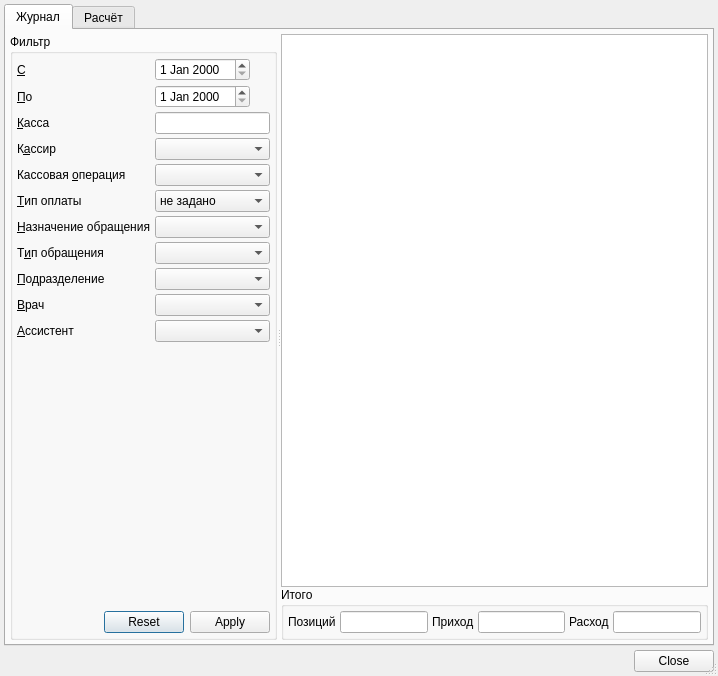
<?xml version="1.0" encoding="UTF-8"?>
<ui version="4.0">
 <class>CashBookDialog</class>
 <widget class="QDialog" name="CashBookDialog">
  <property name="geometry">
   <rect>
    <x>0</x>
    <y>0</y>
    <width>718</width>
    <height>676</height>
   </rect>
  </property>
  <property name="windowTitle">
   <string>Журнал кассовых операций</string>
  </property>
  <property name="sizeGripEnabled">
   <bool>true</bool>
  </property>
  <layout class="QVBoxLayout" name="verticalLayout_2">
   <property name="spacing">
    <number>4</number>
   </property>
   <property name="margin">
    <number>4</number>
   </property>
   <item>
    <widget class="QTabWidget" name="tabWidget">
     <property name="currentIndex">
      <number>0</number>
     </property>
     <widget class="QWidget" name="tabBook">
      <attribute name="title">
       <string>Журнал</string>
      </attribute>
      <layout class="QGridLayout" name="gridLayout_2">
       <property name="margin">
        <number>4</number>
       </property>
       <property name="spacing">
        <number>4</number>
       </property>
       <item row="0" column="0">
        <widget class="QSplitter" name="splitterBook">
         <property name="orientation">
          <enum>Qt::Horizontal</enum>
         </property>
         <property name="childrenCollapsible">
          <bool>false</bool>
         </property>
         <widget class="QGroupBox" name="grpBookFilter">
          <property name="title">
           <string>Фильтр</string>
          </property>
          <layout class="QGridLayout" name="gridLayout">
           <property name="margin">
            <number>4</number>
           </property>
           <property name="spacing">
            <number>4</number>
           </property>
           <item row="9" column="1">
            <widget class="COrgStructureComboBox" name="cmbFilterOrgStructure">
             <property name="sizePolicy">
              <sizepolicy hsizetype="Expanding" vsizetype="Fixed">
               <horstretch>0</horstretch>
               <verstretch>0</verstretch>
              </sizepolicy>
             </property>
            </widget>
           </item>
           <item row="0" column="0">
            <widget class="QLabel" name="lblFilterBegDate">
             <property name="sizePolicy">
              <sizepolicy hsizetype="Fixed" vsizetype="Preferred">
               <horstretch>0</horstretch>
               <verstretch>0</verstretch>
              </sizepolicy>
             </property>
             <property name="text">
              <string>&amp;С</string>
             </property>
             <property name="buddy">
              <cstring>edtFilterBegDate</cstring>
             </property>
            </widget>
           </item>
           <item row="0" column="1">
            <widget class="CDateEdit" name="edtFilterBegDate">
             <property name="sizePolicy">
              <sizepolicy hsizetype="Maximum" vsizetype="Fixed">
               <horstretch>0</horstretch>
               <verstretch>0</verstretch>
              </sizepolicy>
             </property>
            </widget>
           </item>
           <item row="1" column="0">
            <widget class="QLabel" name="lblFilterEndDate">
             <property name="sizePolicy">
              <sizepolicy hsizetype="Fixed" vsizetype="Preferred">
               <horstretch>0</horstretch>
               <verstretch>0</verstretch>
              </sizepolicy>
             </property>
             <property name="text">
              <string>&amp;По</string>
             </property>
             <property name="buddy">
              <cstring>edtFilterEndDate</cstring>
             </property>
            </widget>
           </item>
           <item row="1" column="1">
            <widget class="CDateEdit" name="edtFilterEndDate">
             <property name="sizePolicy">
              <sizepolicy hsizetype="Maximum" vsizetype="Fixed">
               <horstretch>0</horstretch>
               <verstretch>0</verstretch>
              </sizepolicy>
             </property>
            </widget>
           </item>
           <item row="2" column="0">
            <widget class="QLabel" name="lblFilterCashBox">
             <property name="text">
              <string>&amp;Касса</string>
             </property>
             <property name="buddy">
              <cstring>edtFilterCashBox</cstring>
             </property>
            </widget>
           </item>
           <item row="2" column="1">
            <widget class="QLineEdit" name="edtFilterCashBox">
             <property name="sizePolicy">
              <sizepolicy hsizetype="Minimum" vsizetype="Fixed">
               <horstretch>0</horstretch>
               <verstretch>0</verstretch>
              </sizepolicy>
             </property>
            </widget>
           </item>
           <item row="3" column="0">
            <widget class="QLabel" name="lblFilterCashKeeper">
             <property name="text">
              <string>К&amp;ассир</string>
             </property>
             <property name="buddy">
              <cstring>cmbFilterCashKeeper</cstring>
             </property>
            </widget>
           </item>
           <item row="3" column="1">
            <widget class="CPersonComboBoxEx" name="cmbFilterCashKeeper">
             <property name="sizePolicy">
              <sizepolicy hsizetype="Expanding" vsizetype="Fixed">
               <horstretch>0</horstretch>
               <verstretch>0</verstretch>
              </sizepolicy>
             </property>
            </widget>
           </item>
           <item row="4" column="0">
            <widget class="QLabel" name="lblFilterCashOperation">
             <property name="text">
              <string>Кассовая &amp;операция</string>
             </property>
             <property name="buddy">
              <cstring>cmbFilterCashOperation</cstring>
             </property>
            </widget>
           </item>
           <item row="4" column="1">
            <widget class="CRBComboBox" name="cmbFilterCashOperation">
             <property name="sizePolicy">
              <sizepolicy hsizetype="Expanding" vsizetype="Fixed">
               <horstretch>0</horstretch>
               <verstretch>0</verstretch>
              </sizepolicy>
             </property>
            </widget>
           </item>
           <item row="6" column="0">
            <widget class="QLabel" name="lblFilterEventPurpose">
             <property name="text">
              <string>&amp;Назначение обращения</string>
             </property>
             <property name="buddy">
              <cstring>cmbFilterEventPurpose</cstring>
             </property>
            </widget>
           </item>
           <item row="6" column="1">
            <widget class="CRBComboBox" name="cmbFilterEventPurpose">
             <property name="sizePolicy">
              <sizepolicy hsizetype="Expanding" vsizetype="Fixed">
               <horstretch>0</horstretch>
               <verstretch>0</verstretch>
              </sizepolicy>
             </property>
            </widget>
           </item>
           <item row="7" column="0">
            <widget class="QLabel" name="lblFilterEventType">
             <property name="text">
              <string>Т&amp;ип обращения</string>
             </property>
             <property name="buddy">
              <cstring>cmbFilterEventType</cstring>
             </property>
            </widget>
           </item>
           <item row="12" column="0">
            <spacer name="verticalSpacer">
             <property name="orientation">
              <enum>Qt::Vertical</enum>
             </property>
             <property name="sizeHint" stdset="0">
              <size>
               <width>20</width>
               <height>40</height>
              </size>
             </property>
            </spacer>
           </item>
           <item row="7" column="1">
            <widget class="CRBComboBox" name="cmbFilterEventType">
             <property name="sizePolicy">
              <sizepolicy hsizetype="Expanding" vsizetype="Fixed">
               <horstretch>0</horstretch>
               <verstretch>0</verstretch>
              </sizepolicy>
             </property>
            </widget>
           </item>
           <item row="13" column="0" colspan="2">
            <layout class="QHBoxLayout" name="horizontalLayout">
             <property name="spacing">
              <number>4</number>
             </property>
             <item>
              <spacer name="horizontalSpacer">
               <property name="orientation">
                <enum>Qt::Horizontal</enum>
               </property>
               <property name="sizeHint" stdset="0">
                <size>
                 <width>40</width>
                 <height>20</height>
                </size>
               </property>
              </spacer>
             </item>
             <item>
              <widget class="QDialogButtonBox" name="bbxFilter">
               <property name="sizePolicy">
                <sizepolicy hsizetype="Fixed" vsizetype="Fixed">
                 <horstretch>0</horstretch>
                 <verstretch>0</verstretch>
                </sizepolicy>
               </property>
               <property name="orientation">
                <enum>Qt::Horizontal</enum>
               </property>
               <property name="standardButtons">
                <set>QDialogButtonBox::Apply|QDialogButtonBox::Reset</set>
               </property>
               <property name="centerButtons">
                <bool>false</bool>
               </property>
              </widget>
             </item>
            </layout>
           </item>
           <item row="10" column="1">
            <widget class="CPersonComboBoxEx" name="cmbFilterPerson">
             <property name="sizePolicy">
              <sizepolicy hsizetype="Expanding" vsizetype="Fixed">
               <horstretch>0</horstretch>
               <verstretch>0</verstretch>
              </sizepolicy>
             </property>
            </widget>
           </item>
           <item row="9" column="0">
            <widget class="QLabel" name="lblFilterOrgStructure">
             <property name="text">
              <string>&amp;Подразделение</string>
             </property>
             <property name="buddy">
              <cstring>cmbFilterOrgStructure</cstring>
             </property>
            </widget>
           </item>
           <item row="10" column="0">
            <widget class="QLabel" name="lblFilterPerson">
             <property name="text">
              <string>&amp;Врач</string>
             </property>
             <property name="buddy">
              <cstring>cmbFilterPerson</cstring>
             </property>
            </widget>
           </item>
           <item row="5" column="1">
            <widget class="QComboBox" name="cmbFilterPaymentType">
             <item>
              <property name="text">
               <string>не задано</string>
              </property>
             </item>
             <item>
              <property name="text">
               <string>Наличный</string>
              </property>
             </item>
             <item>
              <property name="text">
               <string>Безналичный</string>
              </property>
             </item>
             <item>
              <property name="text">
               <string>По реквизитам</string>
              </property>
             </item>
            </widget>
           </item>
           <item row="5" column="0">
            <widget class="QLabel" name="lblFilterPaymentType">
             <property name="text">
              <string>&amp;Тип оплаты</string>
             </property>
             <property name="buddy">
              <cstring>cmbFilterPaymentType</cstring>
             </property>
            </widget>
           </item>
           <item row="11" column="1">
            <widget class="CPersonComboBoxEx" name="cmbFilterAssistantPerson">
             <property name="sizePolicy">
              <sizepolicy hsizetype="Expanding" vsizetype="Fixed">
               <horstretch>0</horstretch>
               <verstretch>0</verstretch>
              </sizepolicy>
             </property>
            </widget>
           </item>
           <item row="11" column="0">
            <widget class="QLabel" name="lblFilterAssistantPerson">
             <property name="text">
              <string>&amp;Ассистент</string>
             </property>
             <property name="buddy">
              <cstring>cmbFilterPerson</cstring>
             </property>
            </widget>
           </item>
          </layout>
         </widget>
         <widget class="QWidget" name="widget" native="true">
          <layout class="QVBoxLayout" name="verticalLayout">
           <property name="spacing">
            <number>0</number>
           </property>
           <property name="margin">
            <number>0</number>
           </property>
           <item>
            <widget class="CTableView" name="tblCashItems"/>
           </item>
           <item>
            <widget class="QGroupBox" name="groupAccount">
             <property name="title">
              <string>Итого</string>
             </property>
             <layout class="QHBoxLayout" name="_2">
              <property name="spacing">
               <number>4</number>
              </property>
              <property name="margin">
               <number>4</number>
              </property>
              <item>
               <widget class="QLabel" name="lblCashItemsCount">
                <property name="text">
                 <string>Позиций</string>
                </property>
                <property name="buddy">
                 <cstring>edtCashItemsCount</cstring>
                </property>
               </widget>
              </item>
              <item>
               <widget class="QLineEdit" name="edtCashItemsCount">
                <property name="focusPolicy">
                 <enum>Qt::NoFocus</enum>
                </property>
                <property name="alignment">
                 <set>Qt::AlignRight</set>
                </property>
                <property name="readOnly">
                 <bool>true</bool>
                </property>
               </widget>
              </item>
              <item>
               <widget class="QLabel" name="lblIncome">
                <property name="text">
                 <string>Приход</string>
                </property>
                <property name="buddy">
                 <cstring>edtIncome</cstring>
                </property>
               </widget>
              </item>
              <item>
               <widget class="QLineEdit" name="edtIncome">
                <property name="focusPolicy">
                 <enum>Qt::NoFocus</enum>
                </property>
                <property name="alignment">
                 <set>Qt::AlignRight</set>
                </property>
                <property name="readOnly">
                 <bool>true</bool>
                </property>
               </widget>
              </item>
              <item>
               <widget class="QLabel" name="lblOutcome">
                <property name="text">
                 <string>Расход</string>
                </property>
                <property name="buddy">
                 <cstring>edtOutcome</cstring>
                </property>
               </widget>
              </item>
              <item>
               <widget class="QLineEdit" name="edtOutcome">
                <property name="focusPolicy">
                 <enum>Qt::NoFocus</enum>
                </property>
                <property name="alignment">
                 <set>Qt::AlignRight</set>
                </property>
                <property name="readOnly">
                 <bool>true</bool>
                </property>
               </widget>
              </item>
             </layout>
            </widget>
           </item>
          </layout>
         </widget>
        </widget>
       </item>
      </layout>
     </widget>
     <widget class="QWidget" name="tabPayment">
      <attribute name="title">
       <string>Расчёт</string>
      </attribute>
      <layout class="QGridLayout" name="gridLayout_4">
       <property name="margin">
        <number>4</number>
       </property>
       <property name="spacing">
        <number>4</number>
       </property>
       <item row="0" column="0">
        <widget class="QSplitter" name="splitterPayment">
         <property name="orientation">
          <enum>Qt::Horizontal</enum>
         </property>
         <property name="childrenCollapsible">
          <bool>false</bool>
         </property>
         <widget class="QGroupBox" name="grpPaymentFilter">
          <property name="title">
           <string>Фильтр</string>
          </property>
          <layout class="QGridLayout" name="gridLayout_3">
           <property name="margin">
            <number>4</number>
           </property>
           <property name="spacing">
            <number>4</number>
           </property>
           <item row="6" column="1">
            <widget class="CDateEdit" name="edtPaymentFilterBirthDay">
             <property name="sizePolicy">
              <sizepolicy hsizetype="Maximum" vsizetype="Fixed">
               <horstretch>0</horstretch>
               <verstretch>0</verstretch>
              </sizepolicy>
             </property>
            </widget>
           </item>
           <item row="13" column="0">
            <spacer name="verticalSpacer_2">
             <property name="orientation">
              <enum>Qt::Vertical</enum>
             </property>
             <property name="sizeHint" stdset="0">
              <size>
               <width>20</width>
               <height>40</height>
              </size>
             </property>
            </spacer>
           </item>
           <item row="14" column="0" colspan="2">
            <layout class="QHBoxLayout" name="horizontalLayout_2">
             <property name="spacing">
              <number>4</number>
             </property>
             <item>
              <spacer name="horizontalSpacer_2">
               <property name="orientation">
                <enum>Qt::Horizontal</enum>
               </property>
               <property name="sizeHint" stdset="0">
                <size>
                 <width>40</width>
                 <height>20</height>
                </size>
               </property>
              </spacer>
             </item>
             <item>
              <widget class="QDialogButtonBox" name="bbxPaymentFilter">
               <property name="sizePolicy">
                <sizepolicy hsizetype="Fixed" vsizetype="Fixed">
                 <horstretch>0</horstretch>
                 <verstretch>0</verstretch>
                </sizepolicy>
               </property>
               <property name="orientation">
                <enum>Qt::Horizontal</enum>
               </property>
               <property name="standardButtons">
                <set>QDialogButtonBox::Apply|QDialogButtonBox::Reset</set>
               </property>
               <property name="centerButtons">
                <bool>false</bool>
               </property>
              </widget>
             </item>
            </layout>
           </item>
           <item row="0" column="0">
            <widget class="QLabel" name="lblPaymentFilterAccountingSystem">
             <property name="text">
              <string>Тип идентификатора</string>
             </property>
             <property name="buddy">
              <cstring>cmbPaymentFilterAccountingSystem</cstring>
             </property>
            </widget>
           </item>
           <item row="0" column="1">
            <widget class="CRBComboBox" name="cmbPaymentFilterAccountingSystem">
             <property name="enabled">
              <bool>false</bool>
             </property>
            </widget>
           </item>
           <item row="1" column="0">
            <widget class="QLabel" name="lblPaymentFilterClientCode">
             <property name="text">
              <string>Код пациента</string>
             </property>
             <property name="buddy">
              <cstring>edtPaymentFilterClientCode</cstring>
             </property>
            </widget>
           </item>
           <item row="1" column="1">
            <widget class="QLineEdit" name="edtPaymentFilterClientCode"/>
           </item>
           <item row="5" column="0">
            <widget class="QLabel" name="lblPaymentFilterPatrName">
             <property name="text">
              <string>Отчество</string>
             </property>
             <property name="buddy">
              <cstring>edtPaymentFilterPatrName</cstring>
             </property>
            </widget>
           </item>
           <item row="5" column="1">
            <widget class="QLineEdit" name="edtPaymentFilterPatrName"/>
           </item>
           <item row="4" column="0">
            <widget class="QLabel" name="lblPaymentFilterFirstName">
             <property name="text">
              <string>Имя</string>
             </property>
             <property name="buddy">
              <cstring>edtPaymentFilterFirstName</cstring>
             </property>
            </widget>
           </item>
           <item row="4" column="1">
            <widget class="QLineEdit" name="edtPaymentFilterFirstName"/>
           </item>
           <item row="3" column="1">
            <widget class="QLineEdit" name="edtPaymentFilterLastName"/>
           </item>
           <item row="3" column="0">
            <widget class="QLabel" name="lblPaymentFilterLastName">
             <property name="text">
              <string>Фамилия</string>
             </property>
             <property name="buddy">
              <cstring>edtPaymentFilterLastName</cstring>
             </property>
            </widget>
           </item>
           <item row="6" column="0">
            <widget class="QLabel" name="lblPaymentFilterBirthDay">
             <property name="text">
              <string>Дата рождения</string>
             </property>
             <property name="buddy">
              <cstring>edtPaymentFilterBirthDay</cstring>
             </property>
            </widget>
           </item>
           <item row="8" column="0" colspan="2">
            <widget class="Line" name="line">
             <property name="orientation">
              <enum>Qt::Horizontal</enum>
             </property>
            </widget>
           </item>
           <item row="11" column="0">
            <widget class="QLabel" name="lblPaymentFilterEventId">
             <property name="text">
              <string>Код события</string>
             </property>
             <property name="buddy">
              <cstring>edtPaymentFilterEventId</cstring>
             </property>
            </widget>
           </item>
           <item row="12" column="0">
            <widget class="QLabel" name="lblPaymentFilterExternalEventId">
             <property name="text">
              <string>Внешний код события</string>
             </property>
             <property name="buddy">
              <cstring>edtPaymentFilterExternalEventId</cstring>
             </property>
            </widget>
           </item>
           <item row="11" column="1">
            <widget class="QLineEdit" name="edtPaymentFilterEventId"/>
           </item>
           <item row="12" column="1">
            <widget class="QLineEdit" name="edtPaymentFilterExternalEventId"/>
           </item>
           <item row="7" column="1">
            <widget class="QComboBox" name="cmbPaymentFilterSex">
             <property name="sizePolicy">
              <sizepolicy hsizetype="Maximum" vsizetype="Fixed">
               <horstretch>0</horstretch>
               <verstretch>0</verstretch>
              </sizepolicy>
             </property>
             <item>
              <property name="text">
               <string/>
              </property>
             </item>
             <item>
              <property name="text">
               <string>М</string>
              </property>
             </item>
             <item>
              <property name="text">
               <string>Ж</string>
              </property>
             </item>
            </widget>
           </item>
           <item row="7" column="0">
            <widget class="QLabel" name="lblPaymentFilterSex">
             <property name="text">
              <string>Пол</string>
             </property>
            </widget>
           </item>
          </layout>
         </widget>
         <widget class="QSplitter" name="splitter">
          <property name="orientation">
           <enum>Qt::Vertical</enum>
          </property>
          <property name="childrenCollapsible">
           <bool>false</bool>
          </property>
          <widget class="CTextBrowser" name="txtClientInfoBrowser">
           <property name="minimumSize">
            <size>
             <width>0</width>
             <height>100</height>
            </size>
           </property>
           <property name="focusPolicy">
            <enum>Qt::ClickFocus</enum>
           </property>
           <property name="readOnly">
            <bool>true</bool>
           </property>
           <property name="html">
            <string>&lt;!DOCTYPE HTML PUBLIC &quot;-//W3C//DTD HTML 4.0//EN&quot; &quot;http://www.w3.org/TR/REC-html40/strict.dtd&quot;&gt;
&lt;html&gt;&lt;head&gt;&lt;meta name=&quot;qrichtext&quot; content=&quot;1&quot; /&gt;&lt;style type=&quot;text/css&quot;&gt;
p, li { white-space: pre-wrap; }
&lt;/style&gt;&lt;/head&gt;&lt;body style=&quot; font-family:'MS Shell Dlg 2'; font-size:8.25pt; font-weight:400; font-style:normal;&quot;&gt;
&lt;p style=&quot;-qt-paragraph-type:empty; margin-top:0px; margin-bottom:0px; margin-left:0px; margin-right:0px; -qt-block-indent:0; text-indent:0px; font-size:8pt;&quot;&gt;&lt;br /&gt;&lt;/p&gt;&lt;/body&gt;&lt;/html&gt;</string>
           </property>
           <property name="textInteractionFlags">
            <set>Qt::TextBrowserInteraction</set>
           </property>
          </widget>
          <widget class="CTableView" name="tblClients"/>
          <widget class="CTableView" name="tblEvents"/>
         </widget>
        </widget>
       </item>
      </layout>
     </widget>
    </widget>
   </item>
   <item>
    <widget class="QDialogButtonBox" name="buttonBox">
     <property name="orientation">
      <enum>Qt::Horizontal</enum>
     </property>
     <property name="standardButtons">
      <set>QDialogButtonBox::Close</set>
     </property>
    </widget>
   </item>
  </layout>
 </widget>
 <customwidgets>
  <customwidget>
   <class>CDateEdit</class>
   <extends>QDateEdit</extends>
   <header>library/DateEdit</header>
  </customwidget>
  <customwidget>
   <class>CPersonComboBoxEx</class>
   <extends>QComboBox</extends>
   <header>Orgs/PersonComboBoxEx.h</header>
  </customwidget>
  <customwidget>
   <class>CRBComboBox</class>
   <extends>QComboBox</extends>
   <header>library/crbcombobox.h</header>
  </customwidget>
  <customwidget>
   <class>CTableView</class>
   <extends>QTableView</extends>
   <header>library/TableView.h</header>
  </customwidget>
  <customwidget>
   <class>COrgStructureComboBox</class>
   <extends>QComboBox</extends>
   <header>Orgs/OrgStructComboBoxes.h</header>
  </customwidget>
  <customwidget>
   <class>CTextBrowser</class>
   <extends>QTextBrowser</extends>
   <header>library/TextBrowser.h</header>
  </customwidget>
 </customwidgets>
 <tabstops>
  <tabstop>tabWidget</tabstop>
  <tabstop>edtFilterBegDate</tabstop>
  <tabstop>edtFilterEndDate</tabstop>
  <tabstop>edtFilterCashBox</tabstop>
  <tabstop>cmbFilterCashKeeper</tabstop>
  <tabstop>cmbFilterCashOperation</tabstop>
  <tabstop>cmbFilterPaymentType</tabstop>
  <tabstop>cmbFilterEventPurpose</tabstop>
  <tabstop>cmbFilterEventType</tabstop>
  <tabstop>cmbFilterOrgStructure</tabstop>
  <tabstop>cmbFilterPerson</tabstop>
  <tabstop>bbxFilter</tabstop>
  <tabstop>tblCashItems</tabstop>
  <tabstop>cmbPaymentFilterAccountingSystem</tabstop>
  <tabstop>edtPaymentFilterClientCode</tabstop>
  <tabstop>edtPaymentFilterLastName</tabstop>
  <tabstop>edtPaymentFilterFirstName</tabstop>
  <tabstop>edtPaymentFilterPatrName</tabstop>
  <tabstop>edtPaymentFilterBirthDay</tabstop>
  <tabstop>cmbPaymentFilterSex</tabstop>
  <tabstop>edtPaymentFilterEventId</tabstop>
  <tabstop>edtPaymentFilterExternalEventId</tabstop>
  <tabstop>bbxPaymentFilter</tabstop>
  <tabstop>tblClients</tabstop>
  <tabstop>tblEvents</tabstop>
  <tabstop>buttonBox</tabstop>
 </tabstops>
 <resources/>
 <connections>
  <connection>
   <sender>buttonBox</sender>
   <signal>accepted()</signal>
   <receiver>CashBookDialog</receiver>
   <slot>accept()</slot>
   <hints>
    <hint type="sourcelabel">
     <x>262</x>
     <y>669</y>
    </hint>
    <hint type="destinationlabel">
     <x>157</x>
     <y>274</y>
    </hint>
   </hints>
  </connection>
  <connection>
   <sender>buttonBox</sender>
   <signal>rejected()</signal>
   <receiver>CashBookDialog</receiver>
   <slot>reject()</slot>
   <hints>
    <hint type="sourcelabel">
     <x>330</x>
     <y>669</y>
    </hint>
    <hint type="destinationlabel">
     <x>286</x>
     <y>274</y>
    </hint>
   </hints>
  </connection>
 </connections>
</ui>
